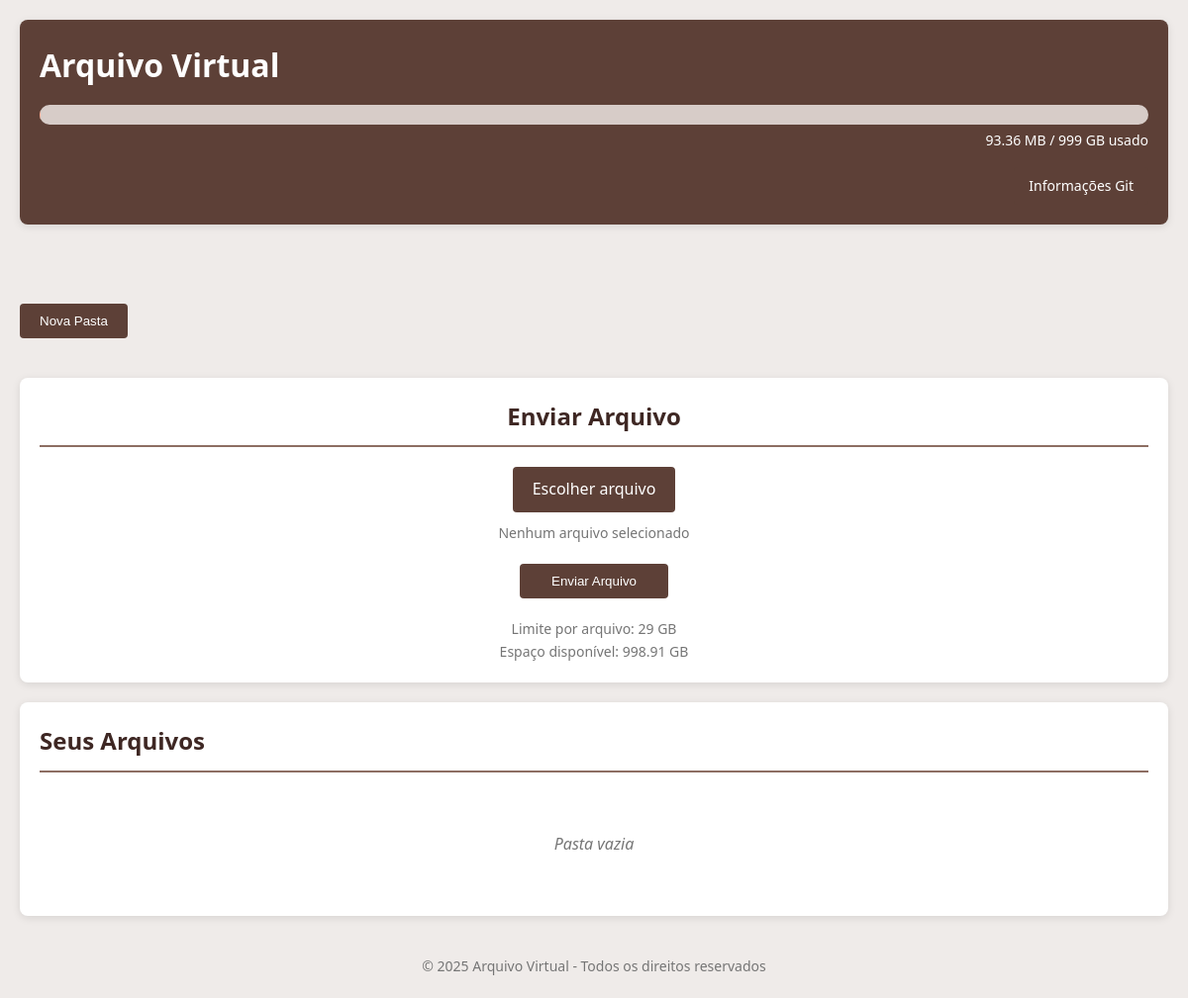
Before: / with the older database file.
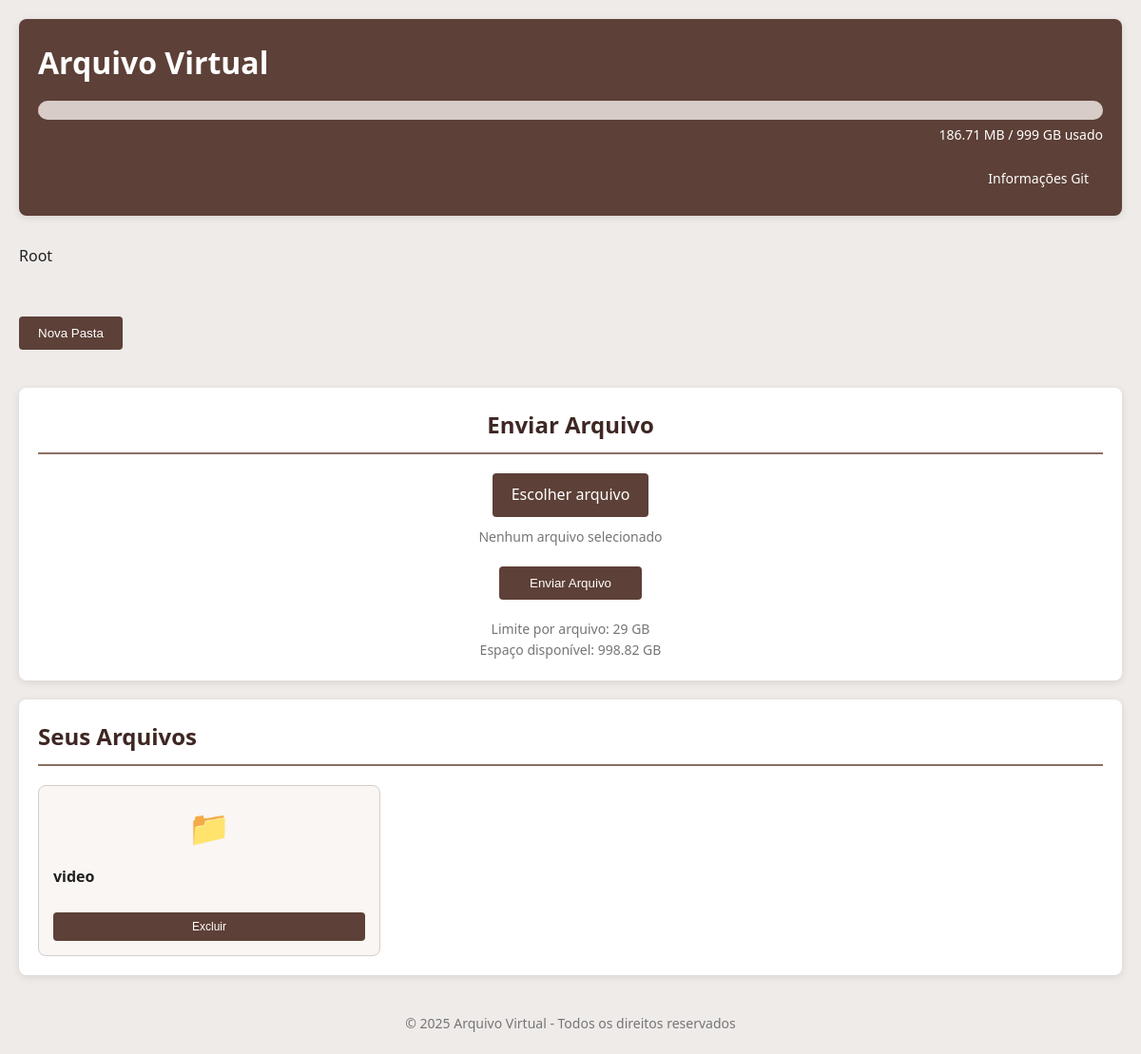
After: the same page with the newer database file.
### tables this page shows
CREATE TABLE folders (
            id INTEGER PRIMARY KEY AUTOINCREMENT,
            name TEXT NOT NULL,
            parent_id INTEGER DEFAULT NULL,
            created_at DATETIME DEFAULT CURRENT_TIMESTAMP,
            FOREIGN KEY (parent_id) REFERENCES folders(id) ON DELETE CASCADE
        );

### includes/functions.php (called while the page is built, shortened)
<?php
function formatSize($bytes) {
    $units = ['B', 'KB', 'MB', 'GB', 'TB'];
    $i = 0;
    while ($bytes >= 1024 && $i < count($units) - 1) {
        $bytes /= 1024;
        $i++;
    }
    return round($bytes, 2) . ' ' . $units[$i];
}
function getTotalUsedSpace() {
    global $db;
    try {
        $stmt = $db->query("SELECT SUM(filesize) as total FROM files");
        $result = $stmt->fetch(PDO::FETCH_ASSOC);
        return $result['total'] ? $result['total'] : 0;
    } catch (PDOException $e) {
        return 0;
    }
}
function getAllFiles($folder_id = null) {
    global $db;
    try {
        if ($folder_id === null) {
            $stmt = $db->query("SELECT * FROM files ORDER BY uploaded_at DESC");
        } else {
            $stmt = $db->prepare("SELECT * FROM files WHERE folder_id = :folder_id ORDER BY uploaded_at DESC");
            $stmt->bindParam(':folder_id', $folder_id, PDO::PARAM_INT);
            $stmt->execute();
        }
        return $stmt->fetchAll(PDO::FETCH_ASSOC);
    } catch (PDOException $e) {
        return [];
    }
}
function getAllFolders($parent_id = null) {
    global $db;
    try {
        if ($parent_id === null) {
            $stmt = $db->query("SELECT * FROM folders ORDER BY name ASC");
        } else {
            $stmt = $db->prepare("SELECT * FROM folders WHERE parent_id = :parent_id ORDER BY name ASC");
            $stmt->bindParam(':parent_id', $parent_id, PDO::PARAM_INT);
            $stmt->execute();
        }
        return $stmt->fetchAll(PDO::FETCH_ASSOC);
    } catch (PDOException $e) {
        return [];
    }
}
function getFolderById($id) {
    global $db;
    try {
        $stmt = $db->prepare("SELECT * FROM folders WHERE id = :id");
        $stmt->bindParam(':id', $id, PDO::PARAM_INT);
        $stmt->execute();
        return $stmt->fetch(PDO::FETCH_ASSOC);
    } catch (PDOException $e) {
        return false;
    }
}
function getFolderPath($folder_id) {
    $path = [];
    $current_id = $folder_id;
    while ($current_id) {
        $folder = getFolderById($current_id);
        if (!$folder) {
            break;
        }
        array_unshift($path, $folder);
        $current_id = $folder['parent_id'];
    }
    return $path;
}

### index.php (the view, shortened to what this page needs)
<?php
require_once 'config/db.php';
require_once 'includes/functions.php';
$current_folder_id = isset($_GET['folder']) ? intval($_GET['folder']) : 1;
$current_folder = getFolderById($current_folder_id);
if (!$current_folder) {
    $current_folder_id = 1;
}
$folder_path = getFolderPath($current_folder_id);
$totalUsedSpace = getTotalUsedSpace();
$maxStorage = 999 * 1024 * 1024 * 1024;
$remainingSpace = $maxStorage - $totalUsedSpace;
?>
<!DOCTYPE html>
<html lang="en">
<head>
    <link rel="stylesheet" href="assets/css/style.css">
    <link rel="stylesheet" href="https://cdnjs.cloudflare.com/ajax/libs/font-awesome/6.4.0/css/all.min.css">
</head>
<body>
    <div class="container">
        <header>
            <h1>Arquivo Virtual</h1>
            <div class="storage-info">
                <div class="storage-bar">
                </div>
                <div class="storage-text">
                    <?= formatSize($totalUsedSpace) ?> / 999 GB usado
                </div>
            </div>
            <nav class="main-nav">
                <a href="git-info.php" class="btn">Informações Git</a>
            </nav>
        </header>
        <main>
            <nav aria-label="breadcrumb">
                <ol class="breadcrumb">
                    <?php foreach ($folder_path as $index => $folder): ?>
                        <?php if ($index == count($folder_path) - 1): ?>
                            <li class="breadcrumb-item active"><?= htmlspecialchars($folder['name']) ?></li>
                        <?php else: ?>
                            <li class="breadcrumb-item">
                                <a href="index.php?folder=<?= $folder['id'] ?>"><?= htmlspecialchars($folder['name']) ?></a>
                            </li>
                        <?php endif; ?>
                    <?php endforeach; ?>
                </ol>
            </nav>
            <div class="action-buttons" style="margin-bottom: 20px;">
                <button id="createFolderBtn" class="btn">Nova Pasta</button>
            </div>
            <section class="upload-section">
                <h2>Enviar Arquivo</h2>
                <form action="upload.php" method="post" enctype="multipart/form-data" id="upload-form">
                    <div class="file-input-container">
                        <label for="file" class="file-label">Escolher arquivo</label>
                        <span id="file-name">Nenhum arquivo selecionado</span>
                    </div>
                    <button type="submit" class="btn upload-btn">Enviar Arquivo</button>
                </form>
                <div class="upload-limit-info">
                    <p>Limite por arquivo: 29 GB</p>
                    <p>Espaço disponível: <?= formatSize($remainingSpace) ?></p>
                </div>
            </section>
            <section class="files-section">
                <h2>Seus Arquivos</h2>
                <div class="files-container">
                    <?php
                    $folders = getAllFolders($current_folder_id);
                    foreach ($folders as $folder):
                    ?>
                        <div class="folder-item">
                            <a href="index.php?folder=<?= $folder['id'] ?>" style="text-decoration: none; color: inherit;">
                                <div class="folder-icon"></div>
                                <div class="file-info">
                                    <div class="file-name"><?= htmlspecialchars($folder['name']) ?></div>
                                </div>
                            </a>
                            <div class="folder-actions">
                                <button class="btn action-btn delete-folder-btn" data-id="<?= $folder['id'] ?>">Excluir</button>
                            </div>
                        </div>
                    <?php endforeach; ?>
                    <?php
                    $files = getAllFiles($current_folder_id);
                    if (count($files) > 0 || count($folders) > 0) {
                        foreach ($files as $file) {
                            $fileExtension = pathinfo($file['filename'], PATHINFO_EXTENSION);
                            $iconClass = getFileIconClass($fileExtension);
                            $fileUrl = 'uploads/' . $file['filepath'];
                            $viewUrl = 'view.php?id=' . $file['id'];
                            ?>
                            <div class="file-item">
                                <div class="file-icon <?= $iconClass ?>"></div>
                                <div class="file-info">
                                    <div class="file-name"><?= htmlspecialchars($file['filename']) ?></div>
                                    <div class="file-meta">
                                        <span class="file-size"><?= formatSize($file['filesize']) ?></span>
                                        <span class="file-date"><?= date('d/m/Y H:i', strtotime($file['uploaded_at'])) ?></span>
                                    </div>
                                </div>
                                <div class="file-actions">
                                    <a href="<?= $viewUrl ?>" class="btn action-btn view-btn">Visualizar</a>
                                    <a href="<?= $fileUrl ?>" class="btn action-btn download-btn" download>Baixar</a>
                                    <button class="btn action-btn move-file-btn" data-id="<?= $file['id'] ?>">Mover</button>
                                    <button class="btn action-btn delete-btn" data-id="<?= $file['id'] ?>">Excluir</button>
                                </div>
                            </div>
                            <?php
                        }
                    } else {
                        echo '<div class="no-files">Pasta vazia</div>';
                    }
                    ?>
                </div>
            </section>
        </main>
        <footer>
            <p>&copy; <?= date('Y') ?> Arquivo Virtual - Todos os direitos reservados</p>
        </footer>
    </div>
</body>
</html>

### assets/css/style.css (style rules this page uses)
:root { --primary-color: #5D4037; --primary-light: #8D6E63; --primary-dark: #3E2723; --secondary-color: #D7CCC8; --accent-color: #FFAB91; --text-color: #212121; --text-light: #757575; --white: #FFFFFF; --error: #F44336; --success: #4CAF50; --bg-color: #EFEBE9; }
* { margin: 0; padding: 0; box-sizing: border-box; }
body { font-family: 'Segoe UI', Tahoma, Geneva, Verdana, sans-serif; background-color: var(--bg-color); color: var(--text-color); line-height: 1.6; }
.container { max-width: 1200px; margin: 0 auto; padding: 20px; }
header { background-color: var(--primary-color); color: var(--white); padding: 20px; border-radius: 8px; margin-bottom: 20px; box-shadow: 0 2px 8px rgba(0, 0, 0, 0.1); }
header h1 { margin-bottom: 15px; }
.storage-info { margin-top: 10px; }
.storage-bar { width: 100%; height: 20px; background-color: var(--secondary-color); border-radius: 10px; overflow: hidden; margin-bottom: 5px; }
.storage-text { font-size: 14px; text-align: right; }
.main-nav { margin-top: 15px; display: flex; justify-content: flex-end; }
.main-nav .btn { font-size: 14px; padding: 8px 15px; }
main { display: grid; grid-template-columns: 1fr; gap: 20px; }
section { background-color: var(--white); border-radius: 8px; padding: 20px; box-shadow: 0 2px 8px rgba(0, 0, 0, 0.1); }
section h2 { color: var(--primary-dark); margin-bottom: 20px; padding-bottom: 10px; border-bottom: 2px solid var(--primary-light); }
.upload-section { text-align: center; }
.file-input-container { margin-bottom: 20px; display: flex; flex-direction: column; align-items: center; }
.file-label { background-color: var(--primary-color); color: var(--white); padding: 10px 20px; border-radius: 4px; cursor: pointer; transition: background-color 0.3s; margin-bottom: 10px; }
#file-name { font-size: 14px; color: var(--text-light); max-width: 100%; overflow: hidden; text-overflow: ellipsis; white-space: nowrap; }
.btn { background-color: var(--primary-color); color: var(--white); border: none; padding: 10px 20px; border-radius: 4px; cursor: pointer; transition: background-color 0.3s; text-decoration: none; display: inline-block; font-weight: 500; }
.upload-btn { min-width: 150px; }
.upload-limit-info { margin-top: 20px; font-size: 14px; color: var(--text-light); }
.files-container { display: grid; grid-template-columns: repeat(auto-fill, minmax(300px, 1fr)); gap: 20px; }
.file-info { flex: 1; margin-bottom: 15px; }
.file-name { font-weight: bold; margin-bottom: 5px; word-break: break-word; }
.action-btn { flex: 1; padding: 8px; font-size: 12px; text-align: center; }
footer { margin-top: 40px; text-align: center; color: var(--text-light); font-size: 14px; }
.no-files { grid-column: 1 / -1; text-align: center; padding: 40px; color: var(--text-light); font-style: italic; }

### index.php (style rules this page uses)
.breadcrumb { display: flex; flex-wrap: wrap; padding: 10px 0; margin-bottom: 20px; list-style: none; background-color: transparent; border-radius: 4px; }
.breadcrumb-item { display: flex; align-items: center; }
.folder-item { border: 1px solid var(--secondary-color); border-radius: 8px; padding: 15px; display: flex; flex-direction: column; transition: transform 0.3s, box-shadow 0.3s; background-color: #f9f6f3; }
.folder-icon { font-size: 36px; margin-bottom: 10px; text-align: center; color: var(--primary-color); }
.folder-icon::before { content: "📁"; }
.folder-actions { display: flex; justify-content: space-between; gap: 5px; margin-top: 10px; }

Changed rows visible on the page:
added folders: name "Root", shown under "Arquivo Virtual"
added folders: name "video", shown under "Seus Arquivos"
Other visible differences:
formatSize($totalUsedSpace): "93.36 MB" → "186.71 MB"
formatSize($remainingSpace): "998.91 GB" → "998.82 GB"
text no longer shown: "Pasta vazia"
